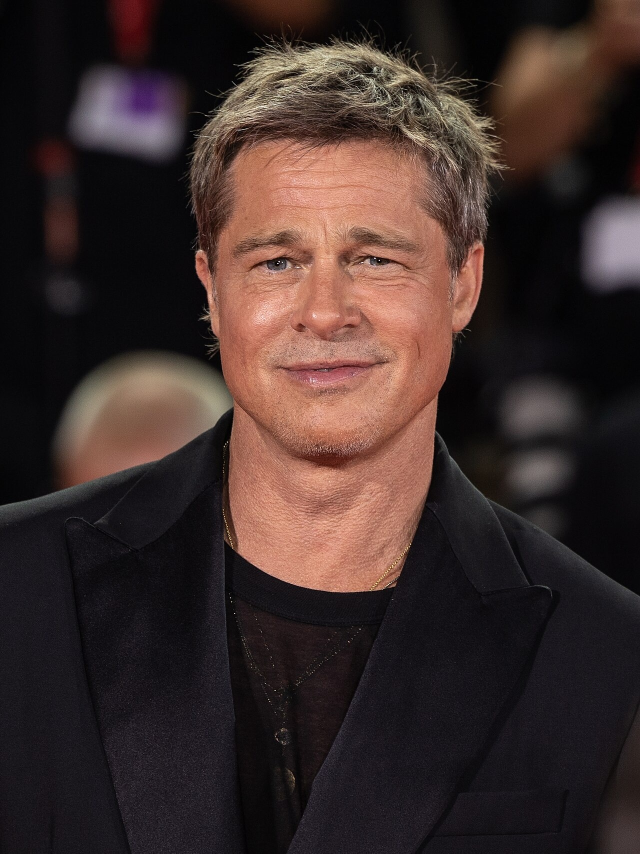
#> input picture step5_new_country/images/man/man_01_brad_pitt.jpg, 1280 x 1707 px (shown at 1/2 size); its folder holds only this picture in this run
$ python -i exclusion_pipeline.py   (imports and definitions only)
#> lines starting #> are read from the running program, lines starting #| are printed output that depends on the picture; after the words box and inside, x2 and y2 are one past the last pixel; in counts of white or black regions, pixels touching at a corner belong together
"""
YOLO and OpenCV Multi-Stage Exclusion Pipeline (step4_learn).
Strictly excludes:
- People faces and heads (OpenCV Haar Cascades + upper body geometry)
- Background colors around main person/subject (OpenCV adaptive background subtraction)
- People bags, backpacks, handbags, suitcases (YOLO detection)
- People shoes, boots, footwear, and lower limbs (OpenCV spatial cutoff)
- Animals: cats, dogs, birds, horses, cattle, etc. (YOLO detection)
- Cars, motorcycles, buses, trucks, and vehicles (YOLO detection)
- Foreign artifacts, props, furniture, and non-garment objects (YOLO detection)
"""

import os
os.environ["KMP_DUPLICATE_LIB_OK"] = "TRUE"
os.environ["YOLO_VERBOSE"] = "False"

import cv2
import numpy as np
import warnings
# [1 line not run here, left out]

from ultralytics import YOLO

# Load Haar cascade face detectors from OpenCV
CASCADE_PATH = cv2.data.haarcascades
FACE_FRONTAL = cv2.CascadeClassifier(CASCADE_PATH + "haarcascade_frontalface_default.xml")
FACE_PROFILE = cv2.CascadeClassifier(CASCADE_PATH + "haarcascade_profileface.xml")

# Initialize global YOLO model for object exclusion
YOLO_MODEL = None

def get_yolo_model():
    global YOLO_MODEL
    if YOLO_MODEL is None:
        model_path = os.path.abspath(os.path.join(os.path.dirname(__file__), "..", "yolov8n.pt"))
        if not os.path.exists(model_path):
            model_path = "yolov8n.pt"
        YOLO_MODEL = YOLO(model_path)
    return YOLO_MODEL

# COCO Class IDs for Exclusion:
# Vehicles: 1 (bicycle), 2 (car), 3 (motorcycle), 4 (airplane), 5 (bus), 6 (train), 7 (truck), 8 (boat)
# Animals: 14 (bird), 15 (cat), 16 (dog), 17 (horse), 18 (sheep), 19 (cow), 20 (elephant), 21 (bear), 22 (zebra), 23 (giraffe)
# Bags & Luggage: 24 (backpack), 26 (handbag), 28 (suitcase)
# Props & Non-clothing Artifacts: 25 (umbrella), 39 (bottle), 40 (wine glass), 41 (cup), 56 (chair), 57 (couch), 58 (potted plant), 63 (laptop), 67 (cell phone), 73 (book), 77 (teddy bear)
YOLO_EXCLUSION_CLASSES = {
    # Vehicles
    1, 2, 3, 4, 5, 6, 7, 8,
    # Animals
    14, 15, 16, 17, 18, 19, 20, 21, 22, 23,
    # Bags
    24, 26, 28,
    # Props & Artifacts
    25, 39, 40, 41, 56, 57, 58, 63, 67, 73, 77
}

def detect_yolo_exclusions(image_bgr: np.ndarray) -> tuple[np.ndarray, list]:
    """
    Uses YOLO to detect and mask out bags, animals, cars/vehicles, and extraneous props.
    Returns:
        tuple: (exclusion_mask [255=Exclude, 0=Keep], list of detected excluded object names)
    """
    h, w = image_bgr.shape[:2]
    yolo_mask = np.zeros((h, w), dtype=np.uint8)
    detected_items = []

    try:
        model = get_yolo_model()
        # Run YOLO with imgsz=640 for fast CPU inference
        results = model(image_bgr, imgsz=640, verbose=False, device='cpu')[0]

        for box in results.boxes:
            cls_id = int(box.cls[0])
            conf = float(box.conf[0])

            if conf < 0.20:
                continue

            if cls_id in YOLO_EXCLUSION_CLASSES:
                cls_name = model.names[cls_id]
                x1, y1, x2, y2 = box.xyxy[0].cpu().numpy().astype(int)

                # Expand bounding box slightly (6%) to ensure clean border removal
                pad_x = int((x2 - x1) * 0.06)
                pad_y = int((y2 - y1) * 0.06)
                x_start = max(0, x1 - pad_x)
                x_end = min(w, x2 + pad_x)
                y_start = max(0, y1 - pad_y)
                y_end = min(h, y2 + pad_y)

                yolo_mask[y_start:y_end, x_start:x_end] = 255
                detected_items.append(f"{cls_name} ({conf:.2f})")
    except Exception as e:
        pass

    return yolo_mask, detected_items

def detect_face_and_head_mask(image_bgr: np.ndarray) -> np.ndarray:
    """
    Detects faces using OpenCV Haar Cascades and returns a binary mask of face, head, and neck.
    255 = Exclude (Face/Head), 0 = Keep.
    """
    h, w = image_bgr.shape[:2]
    mask = np.zeros((h, w), dtype=np.uint8)
    gray = cv2.cvtColor(image_bgr, cv2.COLOR_BGR2GRAY)

    # Frontal faces
    faces = FACE_FRONTAL.detectMultiScale(gray, scaleFactor=1.1, minNeighbors=4, minSize=(25, 25))
    for (x, y, fw, fh) in faces:
        y_start = max(0, int(y - fh * 0.35)) # Cover hair/hat
        y_end = min(h, int(y + fh * 1.35))   # Cover neck/chin
        x_start = max(0, int(x - fw * 0.20))
        x_end = min(w, int(x + fw * 1.20))
        mask[y_start:y_end, x_start:x_end] = 255

    # Profile faces
    profiles = FACE_PROFILE.detectMultiScale(gray, scaleFactor=1.1, minNeighbors=4, minSize=(25, 25))
    for (x, y, fw, fh) in profiles:
        y_start = max(0, int(y - fh * 0.35))
        y_end = min(h, int(y + fh * 1.35))
        x_start = max(0, int(x - fw * 0.20))
        x_end = min(w, int(x + fw * 1.20))
        mask[y_start:y_end, x_start:x_end] = 255

    return mask

def detect_skin_mask(image_bgr: np.ndarray) -> np.ndarray:
    """
    Detects exposed skin areas (arms, legs, torso, face) using YCrCb and HSV color models.
    255 = Exclude (Skin), 0 = Keep.
    """
    ycrcb = cv2.cvtColor(image_bgr, cv2.COLOR_BGR2YCrCb)
    lower_ycrcb = np.array([0, 133, 77], dtype=np.uint8)
    upper_ycrcb = np.array([255, 173, 127], dtype=np.uint8)
    skin_ycrcb = cv2.inRange(ycrcb, lower_ycrcb, upper_ycrcb)

    hsv = cv2.cvtColor(image_bgr, cv2.COLOR_BGR2HSV)
    lower_hsv = np.array([0, 35, 45], dtype=np.uint8)
    upper_hsv = np.array([28, 180, 255], dtype=np.uint8)
    skin_hsv = cv2.inRange(hsv, lower_hsv, upper_hsv)

    skin_combined = cv2.bitwise_and(skin_ycrcb, skin_hsv)
    kernel = cv2.getStructuringElement(cv2.MORPH_ELLIPSE, (5, 5))
    skin_mask = cv2.morphologyEx(skin_combined, cv2.MORPH_OPEN, kernel)
    return skin_mask

def segment_studio_and_outdoor_background(image_bgr: np.ndarray) -> np.ndarray:
    """
    Segments out background pixels (studio solid/gradient or outdoor scene background) using OpenCV.
    255 = Foreground, 0 = Background.
    """
    h, w = image_bgr.shape[:2]

    # Corner-based background color estimation
    corner_size = max(10, min(h, w) // 20)
    corners = np.concatenate([
        image_bgr[0:corner_size, 0:corner_size].reshape(-1, 3),
        image_bgr[0:corner_size, w-corner_size:w].reshape(-1, 3),
        image_bgr[h-corner_size:h, 0:corner_size].reshape(-1, 3),
        image_bgr[h-corner_size:h, 0:corner_size].reshape(-1, 3)
    ])
    bg_median = np.median(corners, axis=0) # [B, G, R]

    # Color distance map
    diff = np.linalg.norm(image_bgr.astype(np.float32) - bg_median.astype(np.float32), axis=2)
    fg_mask = (diff > 24).astype(np.uint8) * 255

    # Central focus region for fashion items
    y_min, y_max = int(h * 0.08), int(h * 0.88)
    x_min, x_max = int(w * 0.08), int(w * 0.92)

    central_mask = np.zeros((h, w), dtype=np.uint8)
    central_mask[y_min:y_max, x_min:x_max] = 255

    fg_mask = cv2.bitwise_and(fg_mask, central_mask)

    # Morphological cleanup
    kernel = cv2.getStructuringElement(cv2.MORPH_ELLIPSE, (7, 7))
    fg_mask = cv2.morphologyEx(fg_mask, cv2.MORPH_CLOSE, kernel, iterations=2)
    fg_mask = cv2.morphologyEx(fg_mask, cv2.MORPH_OPEN, kernel, iterations=1)

    return fg_mask

# [9 lines left out: function exclude_shoes_and_lower_limbs, not called in this run]

def extract_clean_garment_pixels(image_bgr: np.ndarray) -> np.ndarray:
    """
    Full comprehensive YOLO + OpenCV exclusion pipeline:
    1. OpenCV: Background segmentation
    2. OpenCV: Face and head Haar cascade detection
    3. OpenCV: Exposed skin color masking
    4. OpenCV: Shoe and lower limb spatial cutoff
    5. YOLO: Detection and removal of animals, cars, vehicles, bags, and props

    Returns:
        np.ndarray: Clean garment pixels in RGB format [N, 3].
    """
    h, w = image_bgr.shape[:2]

    # 1. OpenCV Background segmentation
    fg_mask = segment_studio_and_outdoor_background(image_bgr)

    # 2. OpenCV Face and head detection
    face_mask = detect_face_and_head_mask(image_bgr)

    # 3. OpenCV Skin detection
    skin_mask = detect_skin_mask(image_bgr)

    # 4. YOLO Exclusion for animals, cars, bags, and props
    yolo_exclude_mask, _ = detect_yolo_exclusions(image_bgr)

    # 5. Combine all exclusion masks
    garment_mask = cv2.bitwise_and(fg_mask, cv2.bitwise_not(face_mask))
    garment_mask = cv2.bitwise_and(garment_mask, cv2.bitwise_not(skin_mask))
    garment_mask = cv2.bitwise_and(garment_mask, cv2.bitwise_not(yolo_exclude_mask))

    # 6. OpenCV Shoe and lower limb cutoff
    garment_mask = exclude_shoes_and_lower_limbs(garment_mask)

    # Check if sufficient pixels remain; if not, fallback to center crop
    min_pixels = int(h * w * 0.01)
    if np.sum(garment_mask > 0) < min_pixels:
        cy_min, cy_max = int(h * 0.25), int(h * 0.70)
        cx_min, cx_max = int(w * 0.25), int(w * 0.75)
        garment_pixels_bgr = image_bgr[cy_min:cy_max, cx_min:cx_max].reshape(-1, 3)
    else:
        garment_pixels_bgr = image_bgr[garment_mask > 0]

    # Convert BGR to RGB
    garment_pixels_rgb = garment_pixels_bgr[:, [2, 1, 0]]
    return garment_pixels_rgb

>>> import cv2
>>> picture = cv2.imread('../step5_new_country/images/man/man_01_brad_pitt.jpg')
#> picture is the input picture: shape (1707, 1280, 3); mean B, G, R 42.7, 45.4, 61.4
>>> result = extract_clean_garment_pixels(picture)
#> in segment_studio_and_outdoor_background, `bg_median = np.median(corners, axis=0)`: bg_median = [24, 19, 23]
#> in segment_studio_and_outdoor_background, `diff = np.linalg.norm(image_bgr.astype(np.float32) - bg_median.astype(..`:
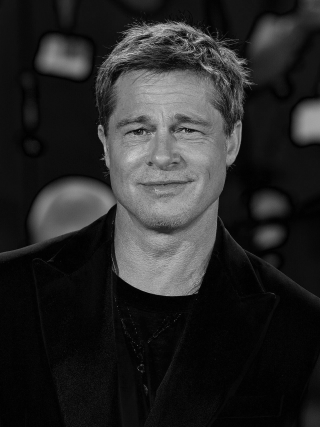
#> diff: shape (1707, 1280) float32 (shown at 1/4 size); min 1, max 403, mean 64.5; drawn with min black and max white
#> in segment_studio_and_outdoor_background, `fg_mask = (diff > 24).astype(np.uint8) * 255`:
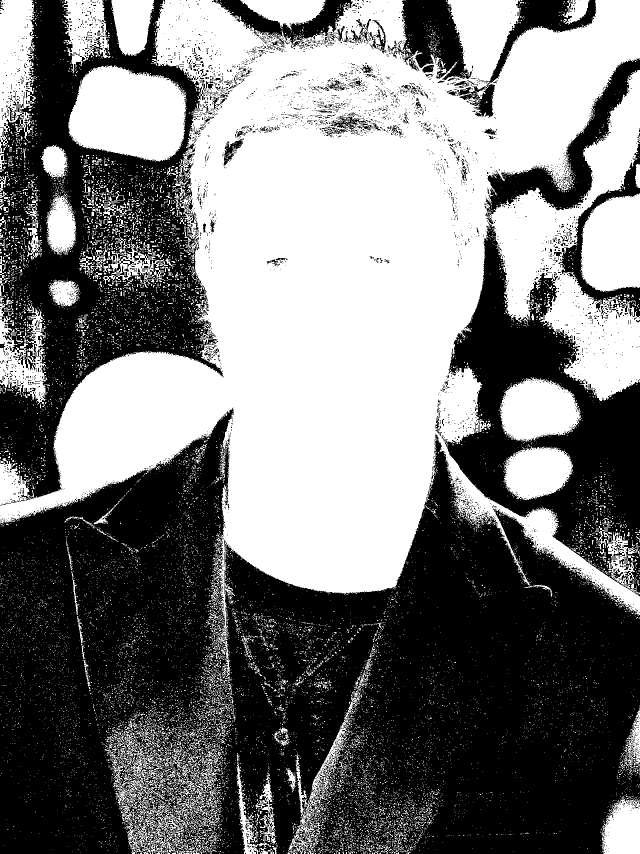
#> fg_mask: shape (1707, 1280) (shown at 1/2 size); 47.9% white; 15274 white regions (14793 under 20 px), largest, box (x1, y1, x2, y2) and area: (0, 0, 1280, 1352) 807781, (136, 131, 374, 323) 34977, (1161, 388, 1280, 584) 19630
#> in segment_studio_and_outdoor_background, `fg_mask = cv2.morphologyEx(fg_mask, cv2.MORPH_OPEN, kernel, iterations..`:
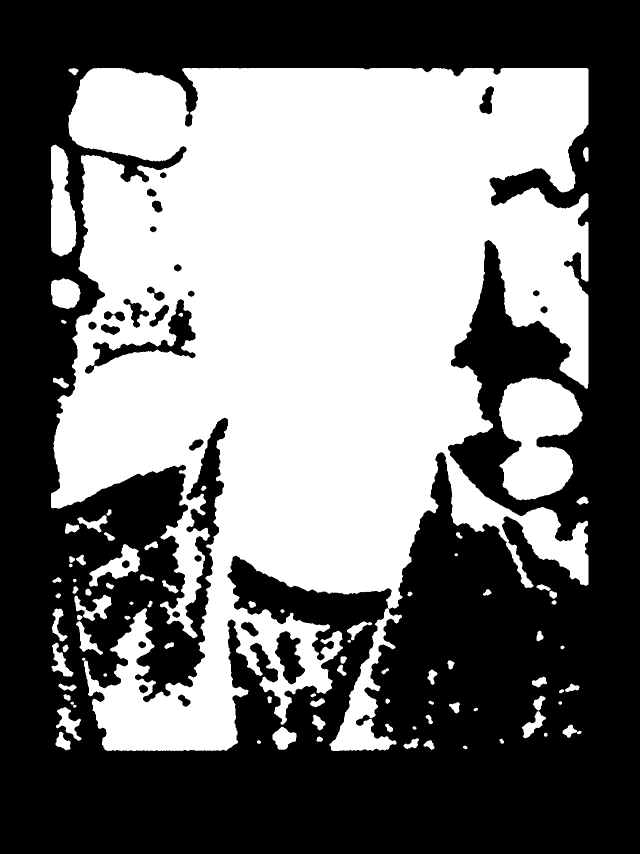
#> fg_mask: shape (1707, 1280) (shown at 1/2 size); 45.8% white; 90 white regions, largest, box (x1, y1, x2, y2) and area: (102, 136, 1177, 1502) 934992, (998, 755, 1165, 1001) 28822, (102, 289, 153, 513) 8326
#> in detect_face_and_head_mask, `gray = cv2.cvtColor(image_bgr, cv2.COLOR_BGR2GRAY)`:
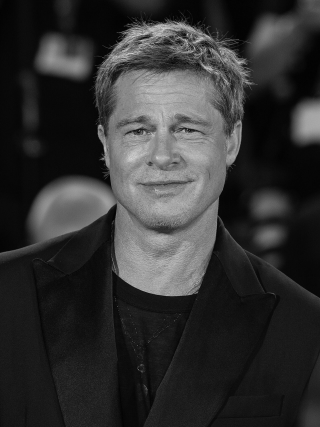
#> gray: shape (1707, 1280) (shown at 1/4 size); min 0, max 254, mean 49.8
#> in detect_face_and_head_mask, `faces = FACE_FRONTAL.detectMultiScale(gray, scaleFactor=1.1, minNeighb..`: faces = [[373, 287, 576, 576]]
#> the loop in detect_face_and_head_mask, `for (x, y, fw, fh) in faces:` made 1 pass
#> (x, y, fw, fh, y_start, y_end, x_start, x_end) on pass 1: (373, 287, 576, 576, 85, 1064, 257, 1064)
#> after the loop in detect_face_and_head_mask, `for (x, y, fw, fh) in faces:`:
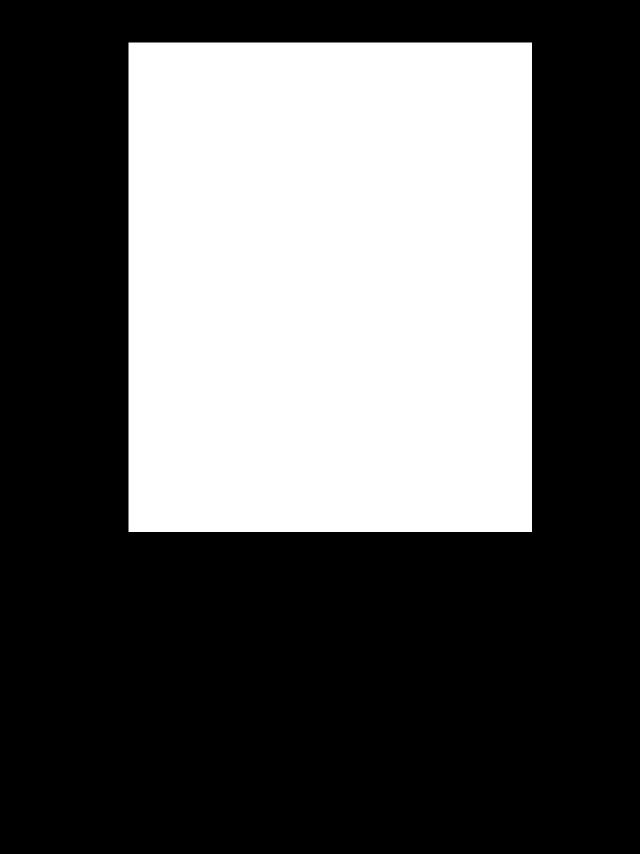
#> mask: shape (1707, 1280) (shown at 1/2 size); 36.2% white; 1 white region, box (x1, y1, x2, y2) and area: (257, 85, 1064, 1064) 790053
#> in detect_face_and_head_mask, `profiles = FACE_PROFILE.detectMultiScale(gray, scaleFactor=1.1, minNei..`: profiles = ()
#> in detect_skin_mask, `skin_ycrcb = cv2.inRange(ycrcb, lower_ycrcb, upper_ycrcb)`:
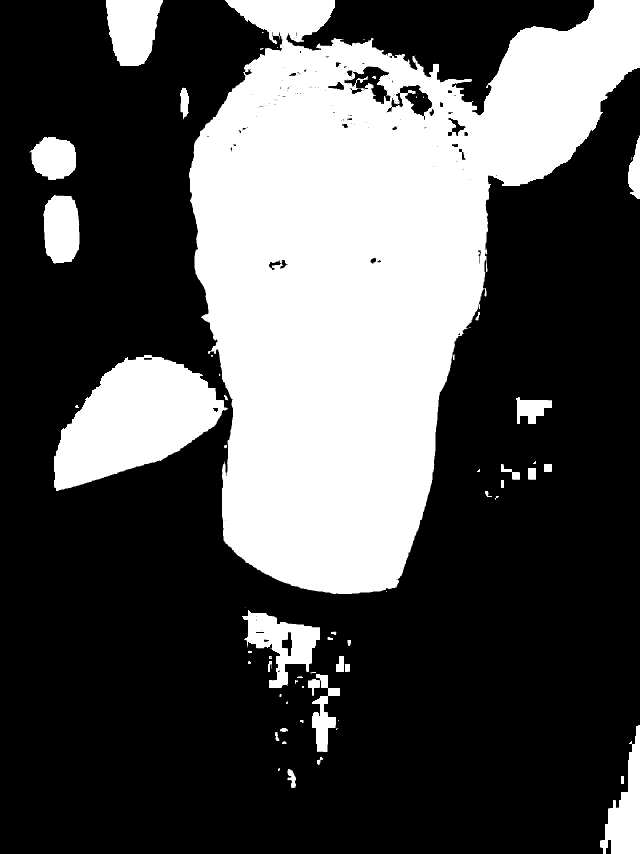
#> skin_ycrcb: shape (1707, 1280) (shown at 1/2 size); 32.3% white; 63 white regions (18 under 20 px), largest, box (x1, y1, x2, y2) and area: (378, 0, 1280, 1188) 589518, (108, 710, 456, 982) 55547, (212, 0, 326, 132) 11487
#> in detect_skin_mask, `skin_mask = cv2.morphologyEx(skin_combined, cv2.MORPH_OPEN, kernel)`:
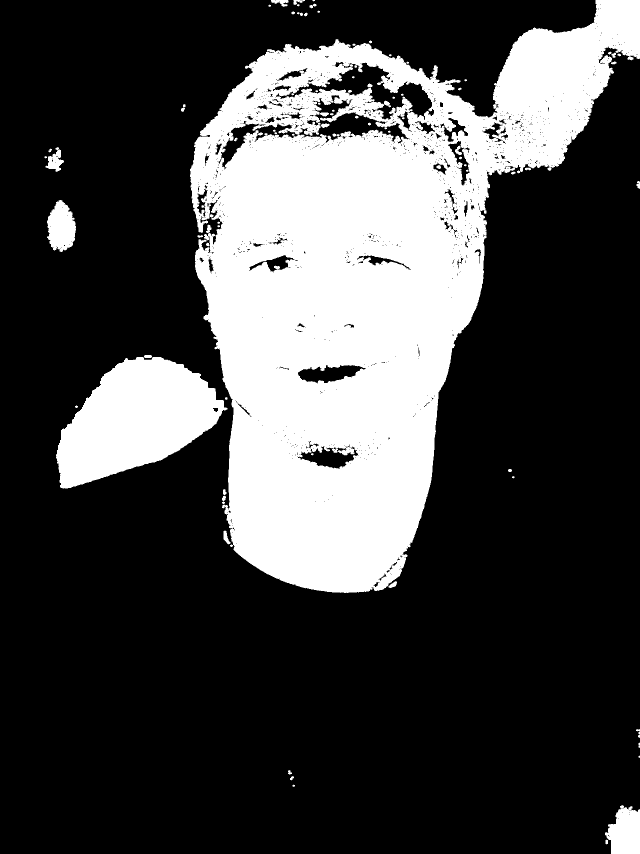
#> skin_mask: shape (1707, 1280) (shown at 1/2 size); 27.1% white; 78 white regions (25 under 20 px), largest, box (x1, y1, x2, y2) and area: (380, 0, 1280, 1186) 523080, (112, 710, 455, 977) 54699, (1210, 1610, 1280, 1707) 5093
#> (the run stopped early here; a loop or call above may not have finished)

$ run again, on step5_new_country/images/man/man_03_chris_evans.jpg
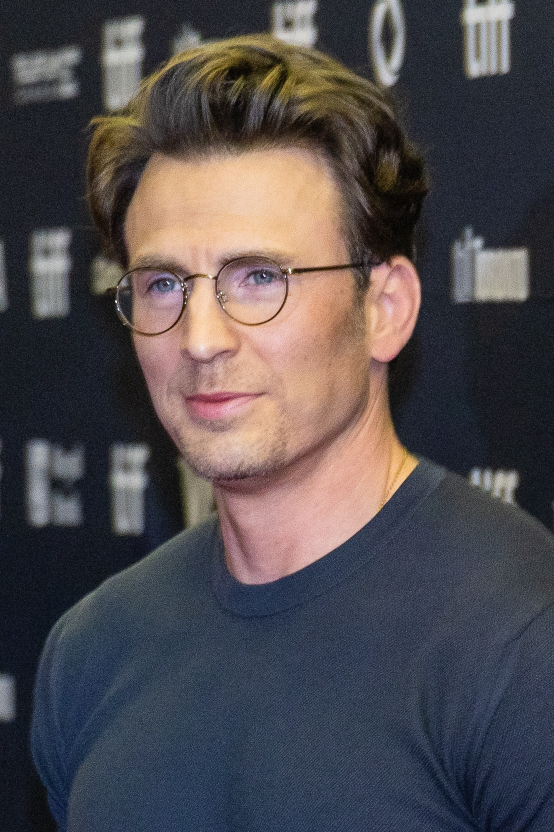
#> input picture step5_new_country/images/man/man_03_chris_evans.jpg, 1108 x 1664 px (shown at 1/2 size)
#> picture is the input picture: shape (1664, 1108, 3); mean B, G, R 78.8, 75.5, 80.5
#> bg_median = [36, 28, 25]
#> in segment_studio_and_outdoor_background, `fg_mask = (diff > 24).astype(np.uint8) * 255`:
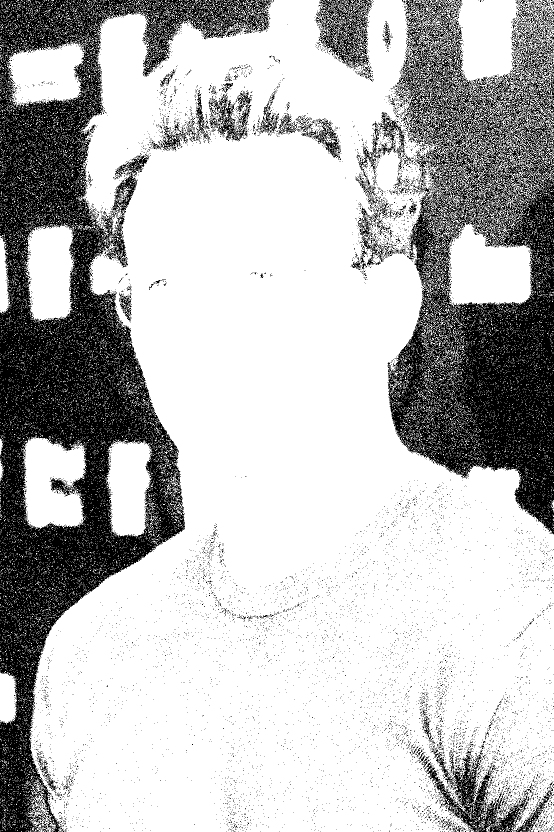
#> fg_mask: shape (1664, 1108) (shown at 1/2 size); 73.9% white; 8397 black regions (8266 under 20 px), largest, box (x1, y1, x2, y2) and area: (0, 0, 548, 1664) 253109, (776, 0, 1108, 1069) 171852, (849, 1500, 1108, 1664) 10933
#> faces = [[708, 542, 148, 148], [161, 343, 556, 556]]
#> the loop in detect_face_and_head_mask, `for (x, y, fw, fh) in faces:` made 2 passes
#> (x, y, fw, fh, y_start, y_end, x_start, x_end) on passes 1 to 2: (708, 542, 148, 148, 490, 741, 678, 885), (161, 343, 556, 556, 148, 1093, 49, 828)
#> profiles = [[176, 255, 715, 715]]
#> the loop in detect_face_and_head_mask, `for (x, y, fw, fh) in profiles:` made 1 pass
#> (x, y, fw, fh, y_start, y_end, x_start, x_end) on pass 1: (176, 255, 715, 715, 4, 1220, 33, 1034)
#> ycrcb: shape (1664, 1108, 3); mean of channels 0, 1, 2 77.4, 130.2, 128.8
#> skin_ycrcb: shape (1664, 1108); 25.9% white; 56 white regions (34 under 20 px), largest, box (x1, y1, x2, y2) and area: (172, 40, 844, 1168) 472518, (740, 296, 802, 383) 3525, (816, 362, 854, 384) 450
#> hsv: shape (1664, 1108, 3); mean H, S, V 82.3, 81, 93.9
#> skin_hsv: shape (1664, 1108); 23.6% white; 1005 white regions (953 under 20 px), largest, box (x1, y1, x2, y2) and area: (169, 10, 844, 1151) 423907, (751, 295, 802, 383) 2260, (926, 46, 940, 153) 781
#> skin_combined: shape (1664, 1108); 22.7% white; 489 white regions (454 under 20 px), largest, box (x1, y1, x2, y2) and area: (172, 40, 844, 1151) 412389, (751, 298, 802, 382) 2208, (449, 1092, 468, 1146) 451
#> in detect_skin_mask, `skin_mask = cv2.morphologyEx(skin_combined, cv2.MORPH_OPEN, kernel)`:
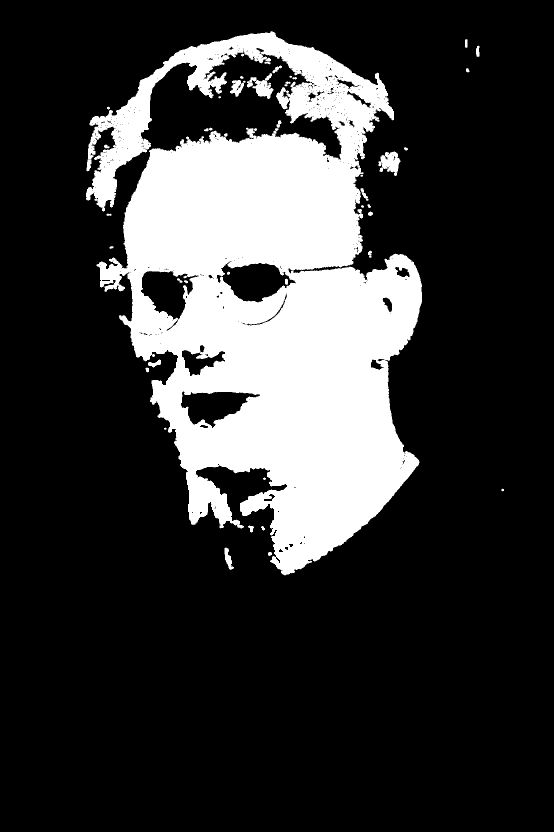
#> skin_mask: shape (1664, 1108) (shown at 1/2 size); 21.7% white; 42 white regions (3 under 20 px), largest, box (x1, y1, x2, y2) and area: (172, 62, 844, 1151) 394409, (757, 303, 801, 352) 1312, (494, 146, 547, 198) 1246
